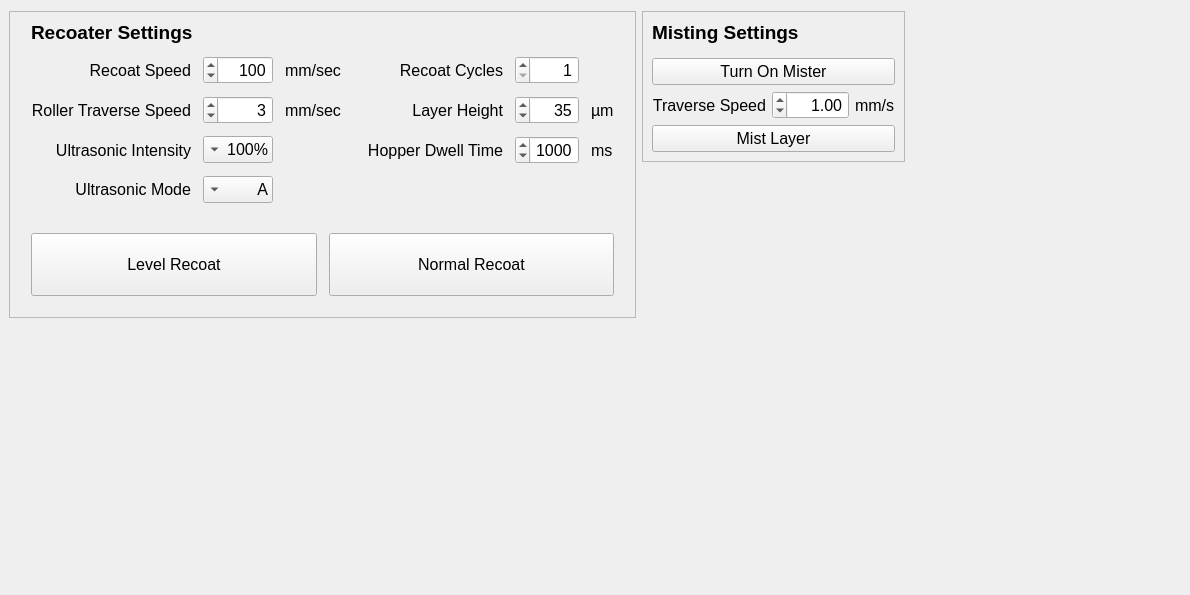
<?xml version="1.0" encoding="UTF-8"?>
<ui version="4.0">
 <class>PowderSetupWidget</class>
 <widget class="QWidget" name="PowderSetupWidget">
  <property name="geometry">
   <rect>
    <x>0</x>
    <y>0</y>
    <width>1190</width>
    <height>595</height>
   </rect>
  </property>
  <property name="font">
   <font>
    <pointsize>12</pointsize>
   </font>
  </property>
  <property name="windowTitle">
   <string>Form</string>
  </property>
  <layout class="QGridLayout" name="gridLayout_3">
   <property name="leftMargin">
    <number>9</number>
   </property>
   <item row="2" column="0">
    <spacer name="verticalSpacer">
     <property name="orientation">
      <enum>Qt::Vertical</enum>
     </property>
     <property name="sizeHint" stdset="0">
      <size>
       <width>20</width>
       <height>40</height>
      </size>
     </property>
    </spacer>
   </item>
   <item row="0" column="2">
    <spacer name="horizontalSpacer">
     <property name="orientation">
      <enum>Qt::Horizontal</enum>
     </property>
     <property name="sizeHint" stdset="0">
      <size>
       <width>40</width>
       <height>20</height>
      </size>
     </property>
    </spacer>
   </item>
   <item row="0" column="1">
    <widget class="QFrame" name="mistingFrame">
     <property name="frameShape">
      <enum>QFrame::StyledPanel</enum>
     </property>
     <property name="frameShadow">
      <enum>QFrame::Sunken</enum>
     </property>
     <layout class="QGridLayout" name="gridLayout">
      <item row="2" column="0">
       <widget class="QLabel" name="label_9">
        <property name="text">
         <string>Traverse Speed</string>
        </property>
        <property name="alignment">
         <set>Qt::AlignRight|Qt::AlignTrailing|Qt::AlignVCenter</set>
        </property>
       </widget>
      </item>
      <item row="2" column="2">
       <widget class="QLabel" name="label_10">
        <property name="text">
         <string>mm/s</string>
        </property>
       </widget>
      </item>
      <item row="0" column="0" colspan="3">
       <widget class="QLabel" name="mistingSettingsLabel">
        <property name="font">
         <font>
          <pointsize>14</pointsize>
          <bold>true</bold>
         </font>
        </property>
        <property name="text">
         <string>Misting Settings</string>
        </property>
        <property name="alignment">
         <set>Qt::AlignLeading|Qt::AlignLeft|Qt::AlignTop</set>
        </property>
       </widget>
      </item>
      <item row="3" column="0" colspan="3">
       <widget class="QPushButton" name="mistLayerButton">
        <property name="text">
         <string>Mist Layer</string>
        </property>
       </widget>
      </item>
      <item row="2" column="1">
       <widget class="QDoubleSpinBox" name="mistTraverseSpeedSpinBox">
        <property name="layoutDirection">
         <enum>Qt::RightToLeft</enum>
        </property>
        <property name="alignment">
         <set>Qt::AlignRight|Qt::AlignTrailing|Qt::AlignVCenter</set>
        </property>
        <property name="minimum">
         <double>0.100000000000000</double>
        </property>
        <property name="maximum">
         <double>150.000000000000000</double>
        </property>
        <property name="value">
         <double>1.000000000000000</double>
        </property>
       </widget>
      </item>
      <item row="1" column="0" colspan="3">
       <widget class="QPushButton" name="toggleMisterButton">
        <property name="text">
         <string>Turn On Mister</string>
        </property>
       </widget>
      </item>
     </layout>
    </widget>
   </item>
   <item row="0" column="0" rowspan="2">
    <widget class="QFrame" name="recoaterSettingsFrame">
     <property name="frameShape">
      <enum>QFrame::StyledPanel</enum>
     </property>
     <property name="frameShadow">
      <enum>QFrame::Sunken</enum>
     </property>
     <layout class="QGridLayout" name="gridLayout_4">
      <item row="0" column="0">
       <layout class="QGridLayout" name="recoaterGridLayout">
        <property name="leftMargin">
         <number>12</number>
        </property>
        <property name="topMargin">
         <number>0</number>
        </property>
        <property name="rightMargin">
         <number>12</number>
        </property>
        <property name="bottomMargin">
         <number>12</number>
        </property>
        <property name="spacing">
         <number>12</number>
        </property>
        <item row="3" column="0">
         <widget class="QLabel" name="rollerTraverseSpeedLabel">
          <property name="font">
           <font>
            <pointsize>12</pointsize>
           </font>
          </property>
          <property name="text">
           <string>Roller Traverse Speed</string>
          </property>
          <property name="alignment">
           <set>Qt::AlignRight|Qt::AlignTrailing|Qt::AlignVCenter</set>
          </property>
         </widget>
        </item>
        <item row="2" column="3">
         <widget class="QLabel" name="recoatCyclesLabel">
          <property name="font">
           <font>
            <pointsize>12</pointsize>
           </font>
          </property>
          <property name="text">
           <string>Recoat Cycles</string>
          </property>
          <property name="alignment">
           <set>Qt::AlignRight|Qt::AlignTrailing|Qt::AlignVCenter</set>
          </property>
         </widget>
        </item>
        <item row="2" column="4">
         <widget class="QSpinBox" name="recoatCyclesSpinBox">
          <property name="font">
           <font>
            <pointsize>12</pointsize>
           </font>
          </property>
          <property name="layoutDirection">
           <enum>Qt::RightToLeft</enum>
          </property>
          <property name="alignment">
           <set>Qt::AlignRight|Qt::AlignTrailing|Qt::AlignVCenter</set>
          </property>
          <property name="minimum">
           <number>1</number>
          </property>
          <property name="maximum">
           <number>100</number>
          </property>
         </widget>
        </item>
        <item row="5" column="1">
         <widget class="QComboBox" name="ultrasonicModeComboBox">
          <property name="layoutDirection">
           <enum>Qt::RightToLeft</enum>
          </property>
          <item>
           <property name="text">
            <string>A</string>
           </property>
          </item>
          <item>
           <property name="text">
            <string>B</string>
           </property>
          </item>
          <item>
           <property name="text">
            <string>C</string>
           </property>
          </item>
          <item>
           <property name="text">
            <string>D</string>
           </property>
          </item>
          <item>
           <property name="text">
            <string>E</string>
           </property>
          </item>
          <item>
           <property name="text">
            <string>F</string>
           </property>
          </item>
          <item>
           <property name="text">
            <string>G</string>
           </property>
          </item>
          <item>
           <property name="text">
            <string>H</string>
           </property>
          </item>
         </widget>
        </item>
        <item row="4" column="4">
         <widget class="QSpinBox" name="hopperDwellTimeMsSpinBox">
          <property name="font">
           <font>
            <pointsize>12</pointsize>
           </font>
          </property>
          <property name="layoutDirection">
           <enum>Qt::RightToLeft</enum>
          </property>
          <property name="alignment">
           <set>Qt::AlignRight|Qt::AlignTrailing|Qt::AlignVCenter</set>
          </property>
          <property name="minimum">
           <number>0</number>
          </property>
          <property name="maximum">
           <number>5000</number>
          </property>
          <property name="singleStep">
           <number>100</number>
          </property>
          <property name="value">
           <number>1000</number>
          </property>
         </widget>
        </item>
        <item row="2" column="0">
         <widget class="QLabel" name="recoatSpeedLabel">
          <property name="font">
           <font>
            <pointsize>12</pointsize>
           </font>
          </property>
          <property name="text">
           <string>Recoat Speed</string>
          </property>
          <property name="alignment">
           <set>Qt::AlignRight|Qt::AlignTrailing|Qt::AlignVCenter</set>
          </property>
         </widget>
        </item>
        <item row="4" column="3">
         <widget class="QLabel" name="hopperDwellTimeLabel">
          <property name="font">
           <font>
            <pointsize>12</pointsize>
           </font>
          </property>
          <property name="text">
           <string>Hopper Dwell Time</string>
          </property>
          <property name="alignment">
           <set>Qt::AlignRight|Qt::AlignTrailing|Qt::AlignVCenter</set>
          </property>
         </widget>
        </item>
        <item row="3" column="4">
         <widget class="QSpinBox" name="layerHeightSpinBox">
          <property name="font">
           <font>
            <pointsize>12</pointsize>
           </font>
          </property>
          <property name="layoutDirection">
           <enum>Qt::RightToLeft</enum>
          </property>
          <property name="alignment">
           <set>Qt::AlignRight|Qt::AlignTrailing|Qt::AlignVCenter</set>
          </property>
          <property name="minimum">
           <number>10</number>
          </property>
          <property name="maximum">
           <number>350</number>
          </property>
          <property name="singleStep">
           <number>5</number>
          </property>
          <property name="value">
           <number>35</number>
          </property>
         </widget>
        </item>
        <item row="2" column="2">
         <widget class="QLabel" name="label">
          <property name="text">
           <string>mm/sec   </string>
          </property>
         </widget>
        </item>
        <item row="4" column="0">
         <widget class="QLabel" name="ultrasonicIntensityLabel">
          <property name="font">
           <font>
            <pointsize>12</pointsize>
           </font>
          </property>
          <property name="text">
           <string>Ultrasonic Intensity</string>
          </property>
          <property name="alignment">
           <set>Qt::AlignRight|Qt::AlignTrailing|Qt::AlignVCenter</set>
          </property>
         </widget>
        </item>
        <item row="3" column="3">
         <widget class="QLabel" name="layerheightLabel">
          <property name="font">
           <font>
            <pointsize>12</pointsize>
           </font>
          </property>
          <property name="text">
           <string>Layer Height</string>
          </property>
          <property name="alignment">
           <set>Qt::AlignRight|Qt::AlignTrailing|Qt::AlignVCenter</set>
          </property>
         </widget>
        </item>
        <item row="3" column="1">
         <widget class="QSpinBox" name="rollerTraverseSpeedSpinBox">
          <property name="font">
           <font>
            <pointsize>12</pointsize>
           </font>
          </property>
          <property name="layoutDirection">
           <enum>Qt::RightToLeft</enum>
          </property>
          <property name="alignment">
           <set>Qt::AlignRight|Qt::AlignTrailing|Qt::AlignVCenter</set>
          </property>
          <property name="minimum">
           <number>1</number>
          </property>
          <property name="maximum">
           <number>50</number>
          </property>
          <property name="value">
           <number>3</number>
          </property>
         </widget>
        </item>
        <item row="1" column="0" colspan="5" alignment="Qt::AlignLeft|Qt::AlignTop">
         <widget class="QLabel" name="recoaterSettingsLabel">
          <property name="font">
           <font>
            <pointsize>14</pointsize>
            <bold>true</bold>
           </font>
          </property>
          <property name="text">
           <string>Recoater Settings</string>
          </property>
         </widget>
        </item>
        <item row="2" column="1">
         <widget class="QSpinBox" name="recoatSpeedSpinBox">
          <property name="font">
           <font>
            <pointsize>12</pointsize>
           </font>
          </property>
          <property name="layoutDirection">
           <enum>Qt::RightToLeft</enum>
          </property>
          <property name="alignment">
           <set>Qt::AlignRight|Qt::AlignTrailing|Qt::AlignVCenter</set>
          </property>
          <property name="minimum">
           <number>5</number>
          </property>
          <property name="maximum">
           <number>200</number>
          </property>
          <property name="value">
           <number>100</number>
          </property>
         </widget>
        </item>
        <item row="4" column="1">
         <widget class="QComboBox" name="ultrasonicIntensityComboBox">
          <property name="layoutDirection">
           <enum>Qt::RightToLeft</enum>
          </property>
          <item>
           <property name="text">
            <string>100%</string>
           </property>
          </item>
          <item>
           <property name="text">
            <string>90%</string>
           </property>
          </item>
          <item>
           <property name="text">
            <string>80%</string>
           </property>
          </item>
          <item>
           <property name="text">
            <string>70%</string>
           </property>
          </item>
          <item>
           <property name="text">
            <string>60%</string>
           </property>
          </item>
          <item>
           <property name="text">
            <string>50%</string>
           </property>
          </item>
          <item>
           <property name="text">
            <string>40%</string>
           </property>
          </item>
          <item>
           <property name="text">
            <string>30%</string>
           </property>
          </item>
         </widget>
        </item>
        <item row="5" column="0">
         <widget class="QLabel" name="ultrasonicModeLabel">
          <property name="font">
           <font>
            <pointsize>12</pointsize>
           </font>
          </property>
          <property name="text">
           <string>Ultrasonic Mode</string>
          </property>
          <property name="alignment">
           <set>Qt::AlignRight|Qt::AlignTrailing|Qt::AlignVCenter</set>
          </property>
         </widget>
        </item>
        <item row="3" column="5">
         <widget class="QLabel" name="label_2">
          <property name="text">
           <string>µm</string>
          </property>
         </widget>
        </item>
        <item row="3" column="2">
         <widget class="QLabel" name="label_3">
          <property name="text">
           <string>mm/sec</string>
          </property>
         </widget>
        </item>
        <item row="4" column="5">
         <widget class="QLabel" name="label_5">
          <property name="text">
           <string>ms</string>
          </property>
         </widget>
        </item>
       </layout>
      </item>
      <item row="1" column="0">
       <layout class="QGridLayout" name="startRecoatGridLayout">
        <property name="leftMargin">
         <number>12</number>
        </property>
        <property name="topMargin">
         <number>12</number>
        </property>
        <property name="rightMargin">
         <number>12</number>
        </property>
        <property name="bottomMargin">
         <number>12</number>
        </property>
        <property name="spacing">
         <number>12</number>
        </property>
        <item row="0" column="1">
         <widget class="QPushButton" name="normalRecoat">
          <property name="font">
           <font>
            <pointsize>12</pointsize>
           </font>
          </property>
          <property name="text">
           <string>
Normal Recoat
</string>
          </property>
         </widget>
        </item>
        <item row="0" column="0">
         <widget class="QPushButton" name="levelRecoat">
          <property name="font">
           <font>
            <pointsize>12</pointsize>
           </font>
          </property>
          <property name="text">
           <string>
Level Recoat
</string>
          </property>
         </widget>
        </item>
       </layout>
      </item>
     </layout>
    </widget>
   </item>
   <item row="1" column="1" rowspan="2">
    <spacer name="verticalSpacer_2">
     <property name="orientation">
      <enum>Qt::Vertical</enum>
     </property>
     <property name="sizeHint" stdset="0">
      <size>
       <width>20</width>
       <height>40</height>
      </size>
     </property>
    </spacer>
   </item>
  </layout>
 </widget>
 <resources/>
 <connections/>
</ui>
